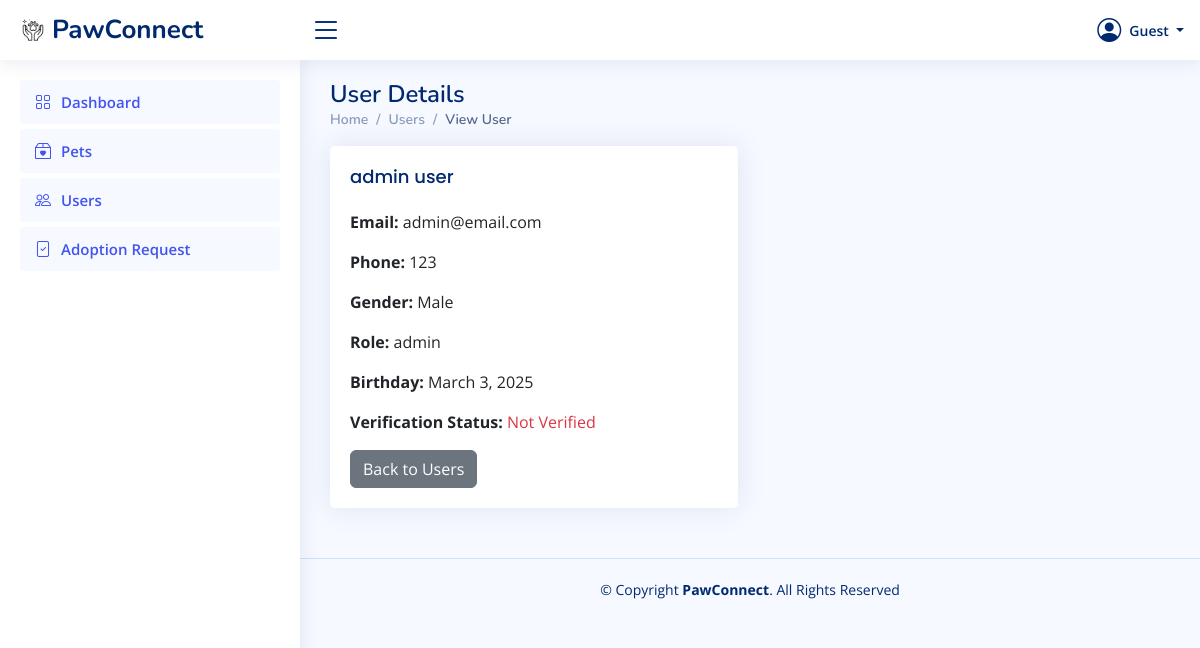
Screenshot of /view/admin/viewUser.php?id=4 (signed in) with the database file from the repository.
### tables this page shows
CREATE TABLE `users` (
  `userId` int(11) NOT NULL,
  `firstName` varchar(255) NOT NULL,
  `lastName` varchar(255) NOT NULL,
  `email` varchar(255) NOT NULL,
  `password` varchar(255) NOT NULL,
  `phoneNumber` varchar(255) NOT NULL,
  `gender` enum('Male','Female') NOT NULL,
  `role` enum('admin','user') NOT NULL DEFAULT 'user',
  `birthday` date NOT NULL,
  `verification` int(11) NOT NULL DEFAULT 0,
  `profilePicture` longblob DEFAULT NULL,
  `createdAt` timestamp NOT NULL DEFAULT current_timestamp()
);

### view/admin/viewUser.php (the view, shortened to what this page needs)
<?php
include("../../dB/config.php");
include("./includes/header.php");
include("./includes/topbar.php");
include("./includes/sidebar.php");
if (isset($_GET['id'])) {
    $user_id = $_GET['id'];
    $query = "SELECT * FROM `users` WHERE userId = '$user_id'";
    $query_run = mysqli_query($conn, $query);
    $user = mysqli_fetch_assoc($query_run);
}
?>
<div class="pagetitle">
  <h1>User Details</h1>
  <nav>
    <ol class="breadcrumb">
      <li class="breadcrumb-item"><a href="../admin/dashboard.php">Home</a></li>
      <li class="breadcrumb-item"><a href="users.php">Users</a></li>
      <li class="breadcrumb-item active">View User</li>
    </ol>
  </nav>
</div>
<section class="section">
  <div class="row">
    <div class="col-lg-6">
      <div class="card">
        <div class="card-body">
          <h5 class="card-title"><?= $user['firstName'] . ' ' . $user['lastName']; ?></h5>
          <p><strong>Email:</strong> <?= $user['email']; ?></p>
          <p><strong>Phone:</strong> <?= $user['phoneNumber']; ?></p>
          <p><strong>Gender:</strong> <?= $user['gender']; ?></p>
          <p><strong>Role:</strong> <?= $user['role']; ?></p>
          <p><strong>Birthday:</strong> <?= date('F j, Y', strtotime($user['birthday'])); ?></p>
   <p>
            <strong>Verification Status:</strong>
            <span class="<?= $user['verification'] ? 'text-success' : 'text-danger'; ?>">
              <?= $user['verification'] ? 'Verified' : 'Not Verified'; ?>
            </span>
          </p>
          <a href="users.php" class="btn btn-secondary">Back to Users</a>
        </div>
      </div>
    </div>
  </div>
</section>
<?php include("./includes/footer.php"); ?>

### assets/css/style.css (style rules this page uses)
:root { scroll-behavior: smooth; }
body { font-family: "Open Sans", sans-serif; background: #f6f9ff; color: #444444; }
a { color: #4154f1; text-decoration: none; }
h1, h2, h3, h4, h5, h6 { font-family: "Nunito", sans-serif; }
.pagetitle { margin-bottom: 10px; }
.pagetitle h1 { font-size: 24px; margin-bottom: 0; font-weight: 600; color: #012970; }
.card { margin-bottom: 30px; border: none; border-radius: 5px; box-shadow: 0px 0 30px rgba(1, 41, 112, 0.1); }
.card-title { padding: 20px 0 15px 0; font-size: 18px; font-weight: 500; color: #012970; font-family: "Poppins", sans-serif; }
.card-body { padding: 0 20px 20px 20px; }
.breadcrumb { font-size: 14px; font-family: "Nunito", sans-serif; color: #899bbd; font-weight: 600; }
.breadcrumb a { color: #899bbd; transition: 0.3s; }
.breadcrumb .breadcrumb-item::before { color: #899bbd; }
.breadcrumb .active { color: #51678f; font-weight: 600; }

### rows the page displays
users: firstName "admin", lastName "user", email "admin@email.com", phoneNumber "123", gender "Male", role "admin", birthday "March 3, 2025"
